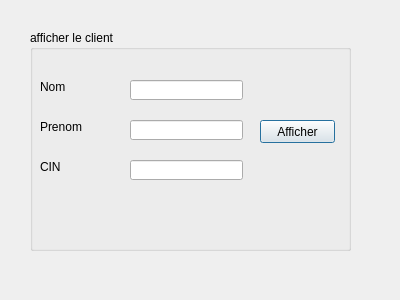
<?xml version="1.0" encoding="UTF-8"?>
<ui version="4.0">
 <class>Dialog2</class>
 <widget class="QDialog" name="Dialog2">
  <property name="geometry">
   <rect>
    <x>0</x>
    <y>0</y>
    <width>400</width>
    <height>300</height>
   </rect>
  </property>
  <property name="windowTitle">
   <string>Dialog</string>
  </property>
  <widget class="QGroupBox" name="groupBox">
   <property name="geometry">
    <rect>
     <x>30</x>
     <y>30</y>
     <width>321</width>
     <height>221</height>
    </rect>
   </property>
   <property name="title">
    <string>afficher le client</string>
   </property>
   <widget class="QLabel" name="label">
    <property name="geometry">
     <rect>
      <x>10</x>
      <y>50</y>
      <width>47</width>
      <height>13</height>
     </rect>
    </property>
    <property name="text">
     <string>Nom</string>
    </property>
   </widget>
   <widget class="QLabel" name="label_2">
    <property name="geometry">
     <rect>
      <x>10</x>
      <y>130</y>
      <width>47</width>
      <height>13</height>
     </rect>
    </property>
    <property name="text">
     <string>CIN</string>
    </property>
   </widget>
   <widget class="QLabel" name="label_3">
    <property name="geometry">
     <rect>
      <x>10</x>
      <y>90</y>
      <width>47</width>
      <height>13</height>
     </rect>
    </property>
    <property name="text">
     <string>Prenom</string>
    </property>
   </widget>
   <widget class="QLineEdit" name="lineEdit_Nom">
    <property name="geometry">
     <rect>
      <x>100</x>
      <y>50</y>
      <width>113</width>
      <height>20</height>
     </rect>
    </property>
    <property name="readOnly">
     <bool>true</bool>
    </property>
   </widget>
   <widget class="QLineEdit" name="lineEdit_Prenom">
    <property name="geometry">
     <rect>
      <x>100</x>
      <y>90</y>
      <width>113</width>
      <height>20</height>
     </rect>
    </property>
    <property name="readOnly">
     <bool>true</bool>
    </property>
   </widget>
   <widget class="QLineEdit" name="lineEdit_CIN">
    <property name="geometry">
     <rect>
      <x>100</x>
      <y>130</y>
      <width>113</width>
      <height>20</height>
     </rect>
    </property>
    <property name="readOnly">
     <bool>true</bool>
    </property>
   </widget>
   <widget class="QPushButton" name="pushButton">
    <property name="geometry">
     <rect>
      <x>230</x>
      <y>90</y>
      <width>75</width>
      <height>23</height>
     </rect>
    </property>
    <property name="text">
     <string>Afficher</string>
    </property>
   </widget>
  </widget>
 </widget>
 <resources/>
 <connections/>
</ui>
